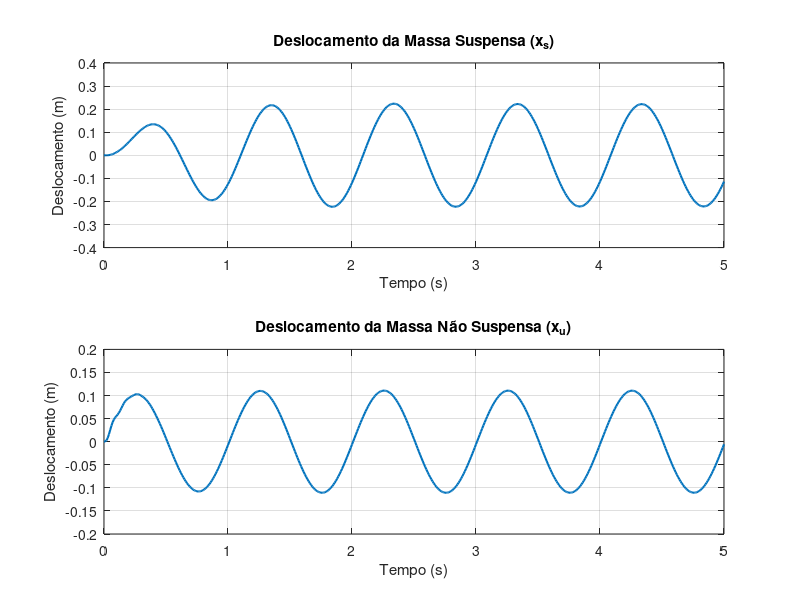

Here is the MATLAB script that generated this plot:
clc; clearvars; close all;

%% IMPLEMENTAÇÃO AUTOMÁTICA

% Parâmetros
m_s = 250;      % Massa suspensa (kg) - 250 a 500 kg 
m_u = 50;       % Massa não suspensa (kg) - 25 a 75 kg
k_s = 15000;    % Rigidez da suspensão (N/m) - 10 000 a 50 000 N/m
k_t = 200000;   % Rigidez do pneu (N/m) - 150 000 a 250 000 N/m
c_s = 1000;     % Amortecimento da suspensão (Ns/m) - 1 000 a 5 000 Ns/m

% Matrizes do Espaço de Estados
A = [0, 1, 0, 0;
    -k_s/m_s, -c_s/m_s, k_s/m_s, c_s/m_s;
     0, 0, 0, 1;
     k_s/m_u, c_s/m_u, -(k_s+k_t)/m_u, -c_s/m_u];
B = [0; 0; 0; k_t/m_u];
C = [1, 0, 0, 0; 0, 0, 1, 0];
D = [0; 0];

% Função do MATLAB (sys) para definir o Sistema das matrizes do Espaço de Estados
sys = ss(A, B, C, D);

% Parâmetros para Simulação
A = 0.1;        % Amplitude do solavanco, valor arbitrário
t = 0:0.01:5;   % Período/Tempo de 0 a 5 segundo com degrau (step) de 0.01 s

% Simulação
u = A * sin(2 * pi * t);        % Excitação da rua de 0.1 m (altura do solavanco)
[y, t, x] = lsim(sys, u, t);    % lsim é uma função linear do MATLAB para simular sistemas no domínio tempo

% Resultados - basicamente aqui são funções e operações do MATLAB, deve ter semelhante no JAVA
figure;
subplot(2,1,1);
plot(t, y(:,1), 'LineWidth', 1.5);
title('Deslocamento da Massa Suspensa (x_s)');
xlabel('Tempo (s)');
ylabel('Deslocamento (m)');
grid on;

subplot(2,1,2);
plot(t, y(:,2), 'LineWidth', 1.5);
title('Deslocamento da Massa Não Suspensa (x_u)');
xlabel('Tempo (s)');
ylabel('Deslocamento (m)');
grid on;

% Dados calculados pela simulação para exportar ao JAVA
% csvwrite('resultados.csv', [t', y]); % Salva o tempo e os deslocamentos em um arquivo CSV


%% IMPLEMENTAÇÃO MANUAL
% 
% Definindo matrizes com valores arbitrários
% A = [0, 1; -2, -3];
% B = [0; 1];
% C = [1, 0];
% D = [0];
% 
% % Definindo o vetor tempo e a entrada
% dt = 0.01;               % Passo do tempo
% t = 0:dt:5;              % Vetor de tempo
% u = sin(2*pi*t);         % Sinal de Entrada (u) (senóide)
% x0 = [0; 0];             % Estado inicial (partindo do repouso)
% 
% % Realocando arrays para estado e saída do sistema
% x = zeros(2, length(t)); % Vetor de estados
% y = zeros(1, length(t)); % Vetor de saída
% 
% % Condições iniciais
% x(:, 1) = x0;
% 
% % Simulação
% for k = 1:length(t)-1
%     % Derivada do estado
%     dx = A*x(:, k) + B*u(k);
% 
%     % Usando o método de Euler
%     x(:, k+1) = x(:, k) + dx*dt;
% 
%     % Computando a saída
%     y(k) = C*x(:, k) + D*u(k);
% end
% 
% % Resultados
% figure;
% subplot(2,1,1);
% plot(t, u, 'r');
% title('Sinal de Entrada (forças externas)');
% xlabel('Tempo (s)');
% ylabel('u(t)');
% 
% subplot(2,1,2);
% plot(t, y, 'b');
% title('Resposta de Saída');
% xlabel('Tempo (s)');
% ylabel('y(t)');
% grid on;